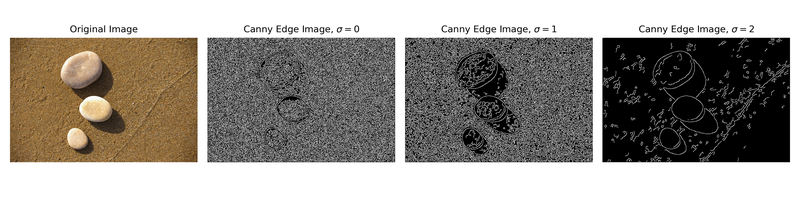
#> input picture Assignment4_ImageProcessing_SocialNetworkAnalysis/Edge Detection.png, 800 x 200 px, shrunk from 3600 x 900 before the run
$ jupyter execute Notebook1_Image_Processing.ipynb   (shell and % lines are left out)   (older library calls are emulated)
#> lines starting #> are read from the running program, lines starting #| are printed output that depends on the picture; after the words box and inside, x2 and y2 are one past the last pixel; in counts of white or black regions, pixels touching at a corner belong together
#> the answer given: ../../Assignment4_ImageProcessing_SocialNetworkAnalysis/Edge Detection.png
#> in loadIMG, img is the input picture: shape (200, 800, 4); mean R, G, B, A 154, 149.2, 143.1, 255
# Image Processing

The purpose of this homework is to use data analysis workflows for image processing.

For those of you interested in understanding the code, the notebook uses the [numpy](http://numpy.org) library to manage data, the [matplotlib](https://matplotlib.org) library to visualize the results, and an image processing library called [scikit-image](http://scikit-image.org).

You will be running three different workflows in this notebook:

1. Smooth then Segment
2. Segment then Canny

## 1.Smooth then Segment

This section will allow you to smooth and segment images.

The following cell contains some predefined functions to implement [watershed segmentation](https://en.wikipedia.org/wiki/Watershed_(image_processing) and smoothing by [Gaussian filters](https://en.wikipedia.org/wiki/Gaussian_blur). Please make sure you have run this cell before you run other cells.

### Preliminary Setup

The following cell contains some predefined functions to smooth image and segment it. When you run the cell, the definitions of these functions will be incorporated into the notebook.

[cell 1]
from scipy import ndimage as ndi
import numpy as np
import matplotlib.pyplot as plt
from skimage import feature,io,color
from skimage.morphology import watershed
from skimage.filters import threshold_otsu,threshold_yen,gaussian


def loadIMG():
    filename=input("Please input the image filename:")
    img = io.imread(filename)
    return img

def Smooth(img):
    smoothedImg = gaussian(img,sigma=2.5,multichannel=True)
    return smoothedImg

def displaySmooth(img):
    plt.clf()
    smoothedImg=Smooth(img)
    fig, (ax1,ax2) = plt.subplots(nrows=1, ncols=2, figsize=(10, 4),sharex=True,\
                                  sharey=True)
    ax1.imshow(img, cmap=plt.cm.gray)
    ax1.axis('off')
    ax1.set_title('Original Image', fontsize=10)
    ax2.imshow(smoothedImg, cmap=plt.cm.gray)
    ax2.axis('off')
    ax2.set_title('Smoothed Image', fontsize=10)
    fig.tight_layout()
    plt.show()
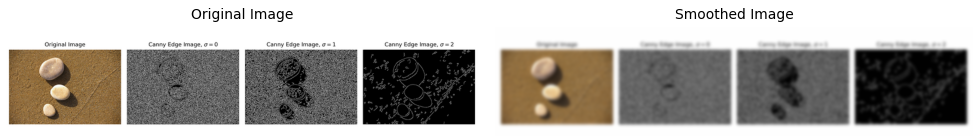
#> figure drawn by matplotlib, 2 panels
#> the answer given: ../../Assignment4_ImageProcessing_SocialNetworkAnalysis/Segmenting and Edge Detection.png
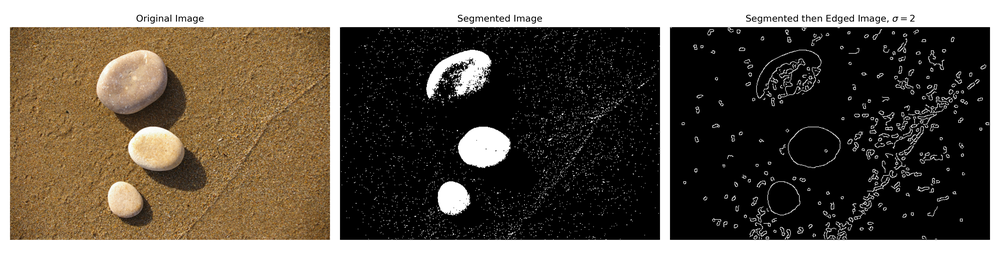
#> input picture Assignment4_ImageProcessing_SocialNetworkAnalysis/Segmenting and Edge Detection.png, 1000 x 267 px, shrunk from 4500 x 1200 before the run
#> in loadIMG, img is the input picture: shape (267, 1000, 4); mean R, G, B, A 104.1, 95.9, 85.1, 255

def Segment(img):
    if len(img.shape)>2:
        img = color.rgb2gray(img)

    thresh = threshold_yen(img)
    segmentation = img > thresh
    return segmentation

def displaySegment(img):
    plt.clf()
    segmentation=Segment(img)
#> in Segment, `img = color.rgb2gray(img)`:
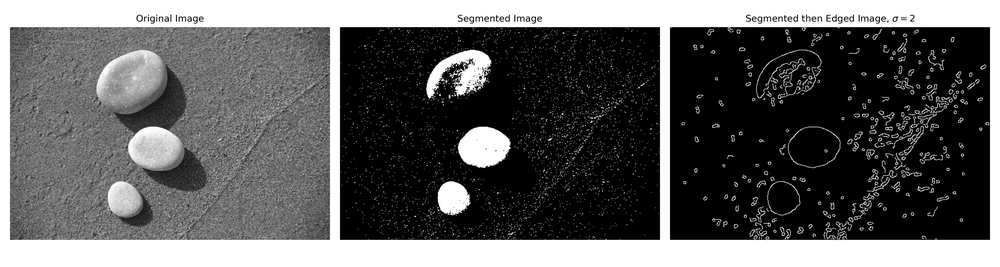
#> img: shape (267, 1000) float64; min 0, max 1, mean 0.38
#> in Segment, `thresh = threshold_yen(img)`: thresh = 0.326
#> in Segment, `segmentation = img > thresh`:
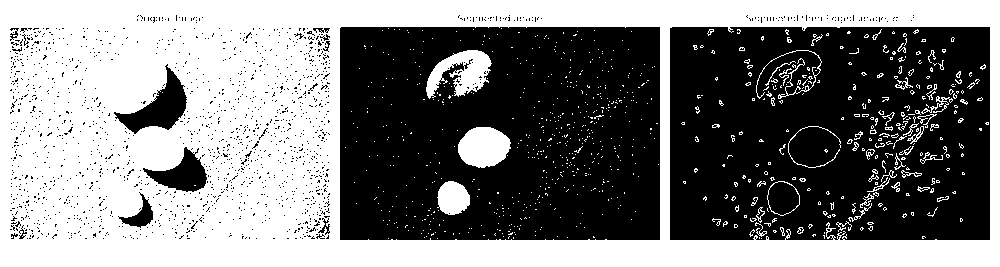
#> segmentation: shape (267, 1000) bool; 49.9% white; 803 white regions (747 under 20 px), largest, box (x1, y1, x2, y2) and area: (0, 0, 1000, 267) 123748, (426, 50, 492, 99) 1723, (458, 127, 511, 168) 1656
    fig, (ax1,ax2) = plt.subplots(nrows=1, ncols=2, figsize=(10, 4),sharex=True,\
                                  sharey=True)
    ax1.imshow(img, cmap=plt.cm.gray)
    ax1.axis('off')
    ax1.set_title('Original Image', fontsize=10)
    ax2.imshow(segmentation, cmap=plt.cm.gray)
    ax2.axis('off')
    ax2.set_title('Segmented Image', fontsize=10)
    fig.tight_layout()
    plt.show()

### Smooth an Image

Run the following cell and input the filename of one of the images.

[cell 2]
img=loadIMG()
displaySmooth(img)

### Segment an Image

Run the following cell and input the filename of one of the images. You may use the same image as in the previous question.

[cell 3]
img=loadIMG()
displaySegment(img)

### Combining Smoothing and Segmenting

The cell below defines a function to smooth and then segment an image. It will output the original image, the segmented image, and the image after smoothing and then segmenting it.

[cell 4]
def plotSmoothThenSegment(img1):
    img2=Segment(img1)
    img3=Smooth(img1)
#> in Smooth (call 2), `smoothedImg = gaussian(img,sigma=2.5,multichannel=True)`:
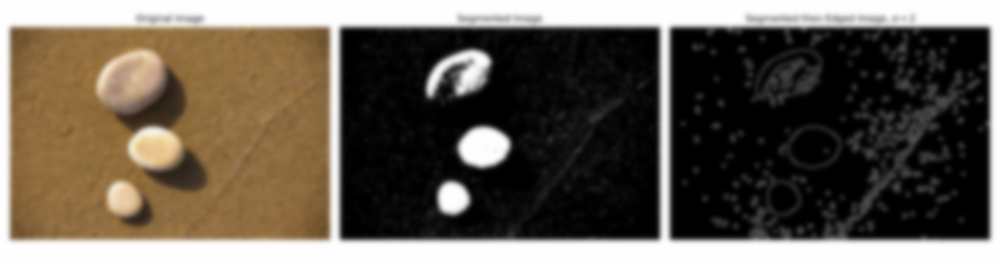
#> smoothedImg: shape (267, 1000, 4) float64; mean R, G, B, A 0.408, 0.376, 0.334, 1; transparent parts drawn white
    img3=Segment(img3)
#> in Segment (call 3), `img = color.rgb2gray(img)`:
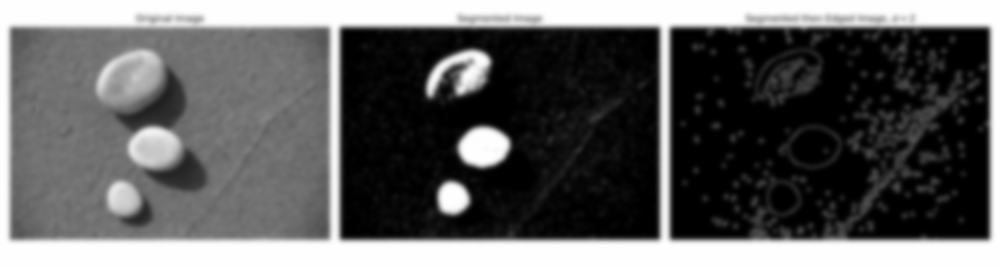
#> img: shape (267, 1000) float64; min 0, max 1, mean 0.38
#> in Segment (call 3), `thresh = threshold_yen(img)`: thresh = 0.342
#> in Segment (call 3), `segmentation = img > thresh`:
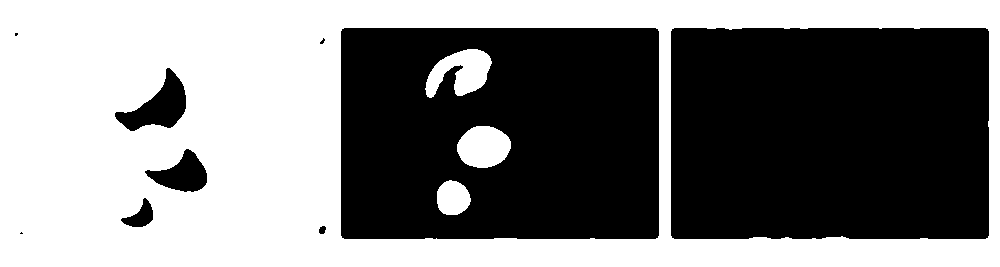
#> segmentation: shape (267, 1000) bool; 50.1% white; 9 black regions (3 under 20 px), largest, box (x1, y1, x2, y2) and area: (671, 28, 989, 239) 66908, (341, 28, 659, 239) 62430, (115, 68, 186, 131) 2045, (145, 149, 207, 192) 1423, (121, 198, 153, 227) 458, (319, 226, 326, 234) 44
    fig, (ax1,ax2, ax3) = plt.subplots(nrows=1, ncols=3, figsize=(15, 4),sharex=True,\
                                      sharey=True)
    ax1.imshow(img1, cmap=plt.cm.gray)
    ax1.axis('off')
    ax1.set_title('Original Image', fontsize=10)
    ax2.imshow(img2, cmap=plt.cm.gray)
    ax2.axis('off')
    ax2.set_title('Segmented Image', fontsize=10)
    ax3.imshow(img3, cmap=plt.cm.gray)
    ax3.axis('off')
    ax3.set_title('Smoothed Then Segmented Image', fontsize=10)
    fig.tight_layout()
    plt.show()

Running the following cell will execute that function plotSmoothThenSegment() using the image.

[cell 5]
plotSmoothThenSegment(img)

## 2.Segment then Canny

This section will allow you to segment images and do edge detection for images.

For those of you interested in the code, the segmentation algorithm is threshold Yen and the edge detection algorithm is called Canny edge detection.

The following cell contains some predefined functions to implement segmentation and edge detection. Please make sure you have run this cell before you run other cells in this notebook.

[cell 6]
def loadIMG():
    filename=input("Please input the image filename:")
    sigma="0","1","2"
    img = io.imread(filename)
    return img,sigma

def CannyEdge(img,sigma):
    plt.clf()
    if len(img.shape)!=2:
        img1 = color.rgb2gray(img)
    edges1 = feature.canny(img1, sigma=float(sigma[0]))
    edges2 = feature.canny(img1, sigma=float(sigma[1]))
    edges3 = feature.canny(img1, sigma=float(sigma[2]))
    fig, (ax1,ax2,ax3,ax4) = plt.subplots(nrows=1, ncols=4, figsize=(12, 3),sharex=True, sharey=True)
    ax1.imshow(img, cmap=plt.cm.gray)
    ax1.axis('off')
    ax1.set_title('Original Image', fontsize=10)
    ax2.imshow(edges1, cmap=plt.cm.gray)
    ax2.axis('off')
    ax2.set_title('Canny Edge Image, $\sigma=$'+sigma[0], fontsize=10)
    ax3.imshow(edges2, cmap=plt.cm.gray)
    ax3.axis('off')
    ax3.set_title('Canny Edge Image, $\sigma=$'+sigma[1], fontsize=10)
    ax4.imshow(edges3, cmap=plt.cm.gray)
    ax4.axis('off')
    ax4.set_title('Canny Edge Image, $\sigma=$'+sigma[2], fontsize=10)
    fig.tight_layout()
    plt.savefig('Edge Detection.png',dpi=300)
    plt.show()

### Canny Edge Detection with Different Parameters

The following cell will detect the edges of a given image. Sigma is the standard deviation for the Gaussian filter in Canny edge detection.

[cell 7]
img,sigma=loadIMG()
#> the answer given: ../../Assignment4_ImageProcessing_SocialNetworkAnalysis/Segmenting and Edge Detection.png
#> sigma = ('0', '1', '2')
CannyEdge(img,sigma)
#> in CannyEdge, `edges1 = feature.canny(img1, sigma=float(sigma[0]))`:
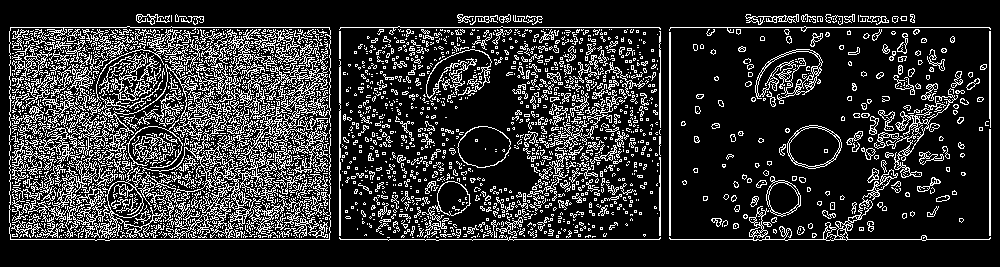
#> edges1: shape (267, 1000) bool; 18.8% white in thin lines or dots, all inside (x1, y1, x2, y2) = (9, 14, 991, 241)
#> in CannyEdge, `edges2 = feature.canny(img1, sigma=float(sigma[1]))`:
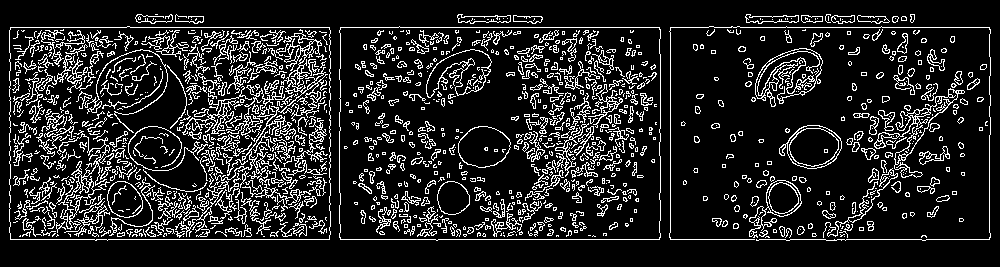
#> edges2: shape (267, 1000) bool; 14.3% white in thin lines or dots, all inside (x1, y1, x2, y2) = (9, 14, 991, 241)
#> in CannyEdge, `edges3 = feature.canny(img1, sigma=float(sigma[2]))`:
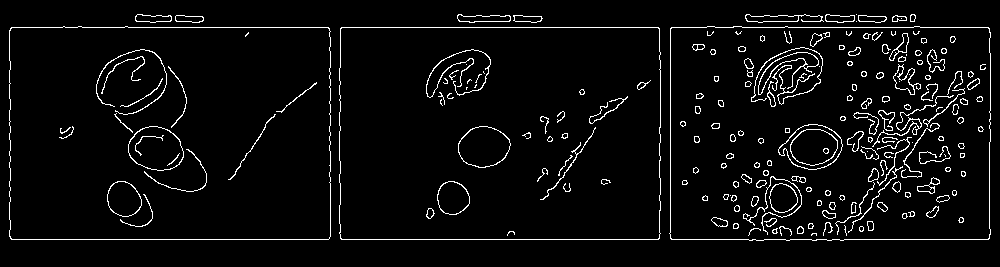
#> edges3: shape (267, 1000) bool; 4.6% white in thin lines or dots, all inside (x1, y1, x2, y2) = (9, 14, 991, 241)
